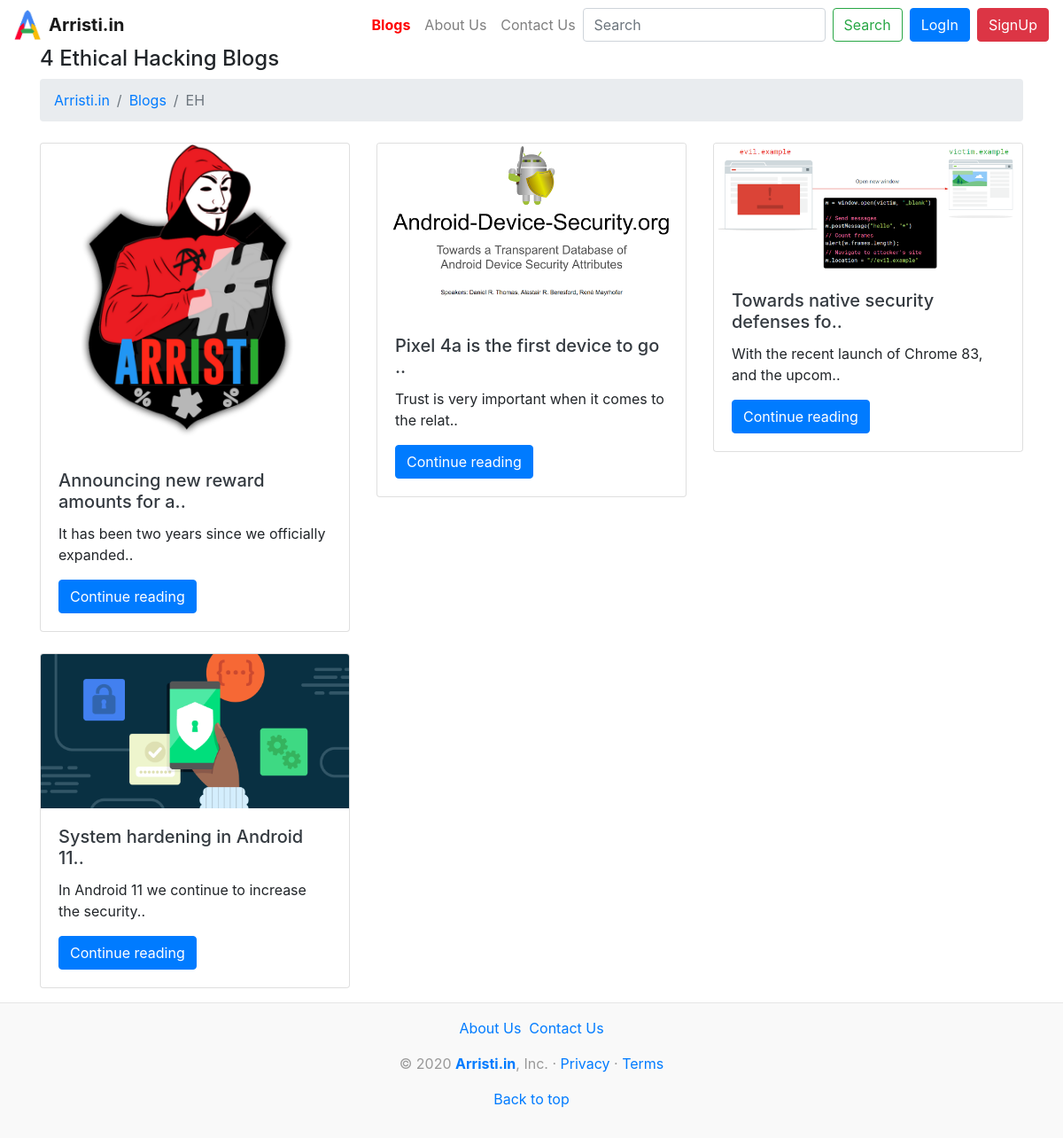
/blog/ethical, run on the app's committed database.
### blog/models.py (models this page shows, shortened)
class Blogpost(models.Model):
    categorychoices = (
        ('ai', 'Artificial Intelligence'),
        ('cs', 'Ethical Hacking')
    )
    post_id = models.AutoField(primary_key=True)
    category = models.CharField(max_length=2, default="ai", choices=categorychoices)
    slug = models.CharField(max_length=500)
    title = models.CharField(max_length=500)
    descForCard = models.CharField(max_length=500)
    content = models.TextField()
    author = models.CharField(max_length=50)
    timeStamp = models.DateTimeField(blank=True)
    thumbnail = models.ImageField(upload_to='blog/images')

### blog/views.py (the view)
# urls.py: path('ethical', views.ethical, name='ethical'),
def ethical(request):
    csposts = Blogpost.objects.filter(category='cs')
    count = 0;
    for i in csposts:
        count += 1;
    return render(request, 'blog/ethical.html',{'csposts':csposts, 'nPosts': count})

### templates/blog/ethical.html (shortened to what this page needs)
{% extends 'basic.html'%}
{% block blogcolor %}red{% endblock %}
{% block body %}
<div class="container mt-3">
    <h4>{{nPosts}} Ethical Hacking Blogs</h4>
    <nav aria-label="breadcrumb">
        <ol class="breadcrumb">
            <li class="breadcrumb-item"><a href="/">Arristi.in</a></li>
            <li class="breadcrumb-item"><a href="/blog">Blogs</a></li>
            <li class="breadcrumb-item active" aria-current="page">EH</li>
        </ol>
    </nav>
    <div class="row my-2">
        {% for item in csposts %}
        <div class="col-md-4 my-2">
            <div class="card">
                <a class="text-dark" href="/blog/blogpost/{{item.slug}}">
                                    <img src="/media/{{item.thumbnail}}" class="card-img-top" alt="..."></a>
                <div class="card-body">
                    <a class="text-dark" href="/blog/blogpost/{{item.slug}}">
                        <h5 class="card-title">{{item.title|slice:35}}..</h5></a>
                    <p class="card-text">{{item.descForCard|slice:50}}..</p>
                    <a href="/blog/blogpost/{{item.slug}}" class="btn btn-primary">Continue reading</a>
                </div>
            </div>
        </div>
        {% if forloop.counter|divisibleby:3 %}
    </div>
    <div class="row my-2">
        {% endif%}
        {% endfor %}
    </div>
</div>
{% endblock %}

### data on the page
Blogpost: thumbnail (picture), title "Announcing new reward amounts for a", descForCard "It has been two years since we officially expanded"
Blogpost: thumbnail (picture), title "Pixel 4a is the first device to go", descForCard "Trust is very important when it comes to the relat"
Blogpost: thumbnail (picture), title "Towards native security defenses fo", descForCard "With the recent launch of Chrome 83, and the upcom"
Blogpost: thumbnail (picture), title "System hardening in Android 11", descForCard "In Android 11 we continue to increase the security"

### other printed values
{{ nPosts }} "4"
